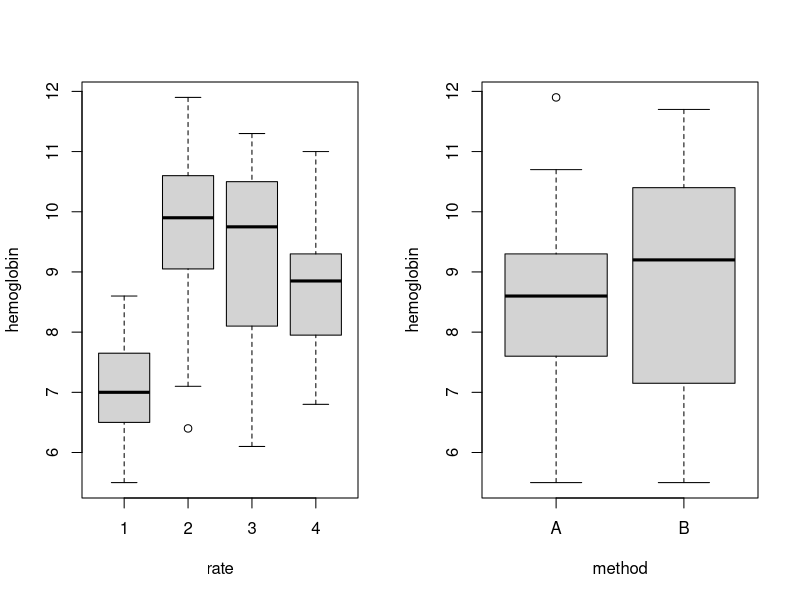
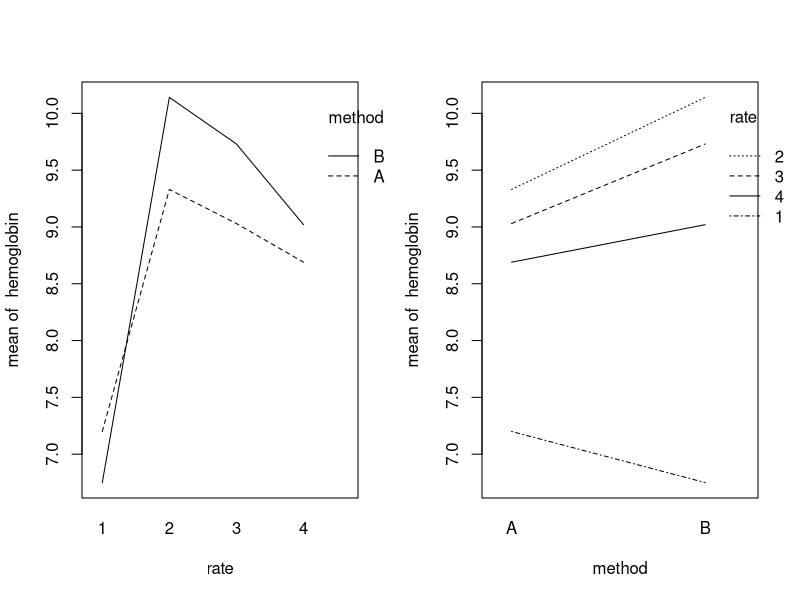
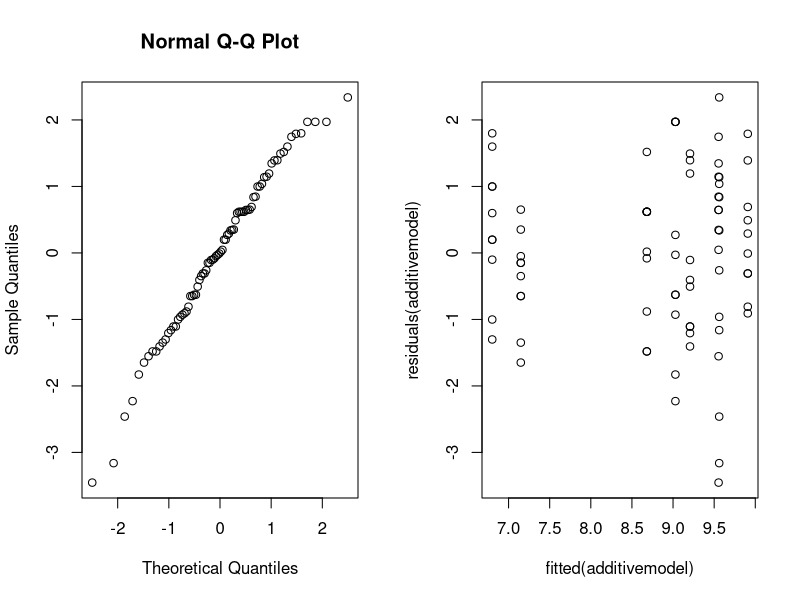
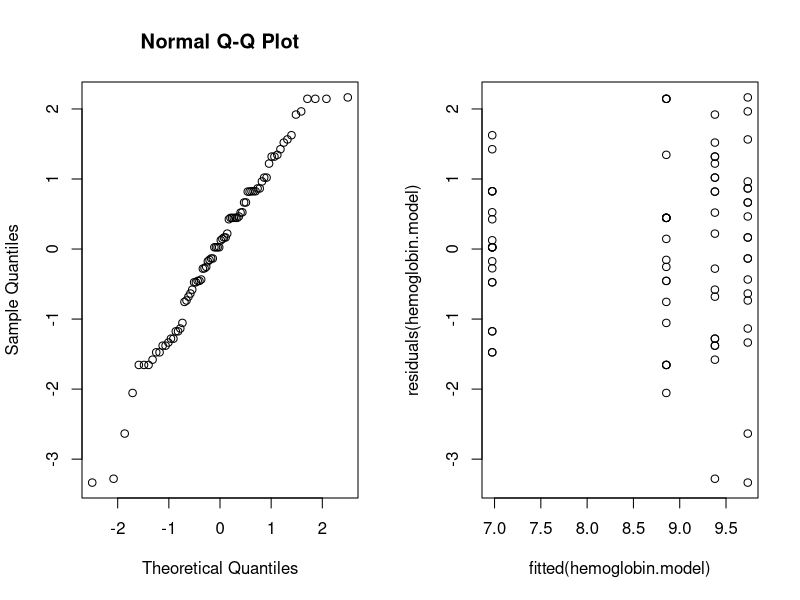

The R source for these figures, in order:
# Hemoglobin is measured (g/100 ml.) in the blood of brown trout after 35 days of treatment with four rates of sulfamerazine: the daily rates of 0, 5, 10 and 15 g of sulfamerazine per 100 pounds of fish, denoted as rates 1, 2, 3 and 4, respectively. 
# (Beware that the levels of the factor rate are coded by numbers.) Two methods (denoted as A and B) of administering the sulfamerazine were used.

data <- read.table("datas/hemoglobin.txt", header = TRUE)
data

# Present an R-code for the randomization process to distribute 80 fishes over all combinations of levels of factors rate and method.
I <- 4 ; J <- 2 ; N <- 10 # I : level 
rbind(rep(1:I,each=N*J), rep(1:J,N*I),sample(1:(N*I*J)))


# Perform the two-way ANOVA to test for effects of factors rate, method and their interaction on the response variable hemoglobin. Comment on your findings. 
attach(data)
par(mfrow=c(1,2)) ; boxplot(hemoglobin~rate) ; boxplot(hemoglobin~method) # Interactions are not visible

interaction.plot(rate,method,hemoglobin) ; interaction.plot(method,rate,hemoglobin)

data$rate = as.factor(data$rate) ; data$method = as.factor(data$method)
datamodel = lm(hemoglobin~rate*method, data = data)
anova(datamodel)

summary(datamodel)

# Which of the two factors has the greatest influence? Is this a good question? Consider the additive model. Which combination of rate and method yield the highest hemoglobin? Estimate the mean hemoglobin value for rate 3 by using method A.
# What rate leads to the highest mean hemoglobin? 

# Additive model
data$rate = as.factor(data$rate) ; data$method = as.factor(data$method)
additivemodel = lm(hemoglobin~rate+method, data = data)
anova(additivemodel)

summary(additivemodel)

# Checking the normality
qqnorm(residuals(additivemodel)) ; plot(fitted(additivemodel), residuals(additivemodel))

# Estimating the rate "3" by method "A"
# This question needs a check  ********************************************************
data$method = as.factor(data$method == 'A')
data$rate = as.factor(data$rate == 3)
data.model = lm(hemoglobin~rate+method, data = data)
anova(data.model)
summary(data.model)


# Test the null hypothesis that the hemoglobin is the same for all rates by a one-way ANOVA test, ignoring the variable method. Is it right/wrong or useful/not useful to perform this test on this data set?

hemoglobin.dataframe <- data.frame(hemoglobin = as.vector(as.matrix(data$hemoglobin)), rate = factor(rep(1:4,each=20)))
hemoglobin.dataframe  

is.factor(hemoglobin.dataframe$rate) ; is.numeric(hemoglobin.dataframe$rate)

hemoglobin.model = lm(hemoglobin~rate, data = hemoglobin.dataframe)  
anova(hemoglobin.model)   # one-way ANOVA assumes normality

summary(hemoglobin.model)
confint(hemoglobin.model)
qqnorm(residuals(hemoglobin.model)) ; plot(fitted(hemoglobin.model), residuals(hemoglobin.model)) # according to plots, there is no huge difference 

# A one-way ANOVA only involves one factor or independent variable, whereas there are two independent variables in a two-way ANOVA
# In a one-way ANOVA, the one factor or independent variable analyzed has three or more categorical groups. A two-way ANOVA instead compares multiple groups of two factors. 
